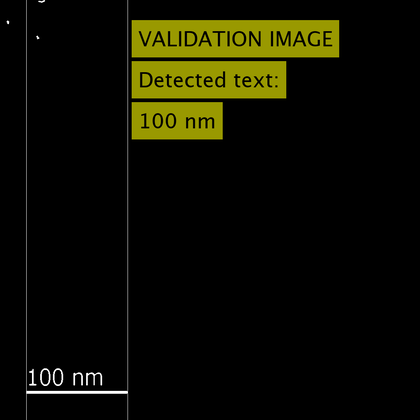
%> input picture validate_scale_bar_detection/c3_343a_2322K_4.6atm_0002.tif, 420 x 420 px, shrunk from 1024 x 1024 before the run; its folder holds only this picture in this run
$ octave --eval "result = load_imgs;"   (GNU Octave 9; MATLAB toolbox functions it lacks are replaced by stand-ins)
%> lines starting %> are read from the running program, lines starting %| are printed output that depends on the picture; in (x1, y1, x2, y2) boxes, pixels count from 0 and x2, y2 are one past the last pixel; in counts of white or black regions, pixels touching at a corner belong together; the program's own positions count from 1

% LOAD_IMGS  Loads images from files.
%
%  IMGS = load_imgs() uses a file explorer to select files, loads the
%  images, and attempts to detect the footer and scale of the image (using
%  the detect_footer_scale subfunction). Information is output in the form
%  of a data struture, with one entry per image.
%
%  IMGS = load_imgs(FD) loads all of the images in the folder specified by
%  the input string, FD. For example, the sample images can be loaded using
%  IMGS = load_imgs('images').
%
%  IMGS = load_imgs(FD,N) loads the images specified by array N. By
%  default, N spans 1 to the number of images in the given folder. For
%  example, the 2nd and 3rd images can be loaded using N = [2,3]. This
%  allows for partial loading of larger data sets for batch processing.
%
%  [~,IMGS,PIXSIZE] = load_imgs(...) loads images and outputs the imported
%  images after the detector footer has been remvoed as a cell array, IMGS,
%  and an array of pixel sizes in nm/pixel, PIXSIZE.
%
%  AUTHOR: Timothy Sipkens, 2019-07-04

function [Imgs, imgs, pixsize] = load_imgs(fd, n)

tools.textheader('Loading images');
%> (this line was passed over: tools is not available in this run)

%-- Parse inputs ---------------------------------------------------------%
% if not image information provided, use a UI to select files
if ~exist('fd','var'); fd = []; end
if isempty(fd); Imgs = get_fileref; end % use UI to get files
%> the answer given: ../validate_scale_bar_detection/c3_343a_2322K_4.6atm_0002.tif

if ~isempty(fd)
    if strcmp(fd(1:4), 'http')  % if web resource
        Imgs(1).folder = '';
        Imgs(1).fname = fd;

    elseif isa(fd, 'char')  % get all images in local folder given in Imgs
        Imgs = get_fileref(fd);
    end
end


% if image number not specified, process all of the images.
if ~exist('n','var'); n = []; end
if isempty(n); n = 1:length(Imgs); end
Imgs = Imgs(n);  % option to select only some of the images before read

% This flag specified whether to attempt to remove
% scale bars overlaid on the image.
f_replace = 1;
%-------------------------------------------------------------------------%


%-- Read in image --------------------------------------------------------%
ln = length(n); % number of images

%disp('Reading files:');
%tools.textbar([0, ln]);
for ii=ln:-1:1 % reverse order to pre-allocate
    Imgs(ii).raw = imread([Imgs(ii).folder, Imgs(ii).fname]);
    Imgs(ii).raw = Imgs(ii).raw(:,:,1);
    %tools.textbar([ln - ii + 1, ln])
end
disp(' ');

% Crop out footer/scale bar and get scale from text.
Imgs = detect_footer_scale(Imgs, f_replace);
% [17 lines not run here, left out]
function Imgs = get_fileref(fd)

if ~exist('fd','var'); fd = []; end

flag = 0; % 0: no image loaded; 1: at least one image loaded
% loop continues until at least image is selected or the program is stopped

Imgs.fname = ''; % initialize image reference structure


%-- Get file information -------------------------------------------------%
while flag == 0
    dir_start = 'images'; % initial directory to look for images

    % Browse or get file information.
    if isempty(fd) % if no folder, user browses for images (tif,jpg)
        [fname, folder] = uigetfile({'*.tif;*.jpg;*.png', 'TEM image (*.tif;*.jpg)'}, ...
            'Select Images', dir_start, 'MultiSelect', 'on');
    else % if folder is given, get all tif files in the folder
        t0 = [ ...  % pattern to match filenames
            dir(fullfile(fd,'*.tif')), ...  % get TIF
            dir(fullfile(fd,'*.jpg'))];  % get JPG
        fname = {t0.name};
        folder = t0(1).folder;
    end

    % Format file information for output
    if iscell(fname) % handle a cell array of files
        flag = 1;
        for ii=length(fname):-1:1
            Imgs(ii).fname = fname{ii};
            Imgs(ii).folder = [folder, filesep];
        end
    elseif Imgs.fname==0 % handle when no image was selected
        error('No image selected.');
    else % handle when only one image is selected
        Imgs.fname = fname;
        Imgs.folder = [folder, filesep];
        flag = 1;
    end
end
%-------------------------------------------------------------------------%


end


%== DETECT_FOOTER_SCALE ==================================================%
%   Crops the footer from the image and determines the scale.
function [Imgs, pixsizes] = detect_footer_scale(Imgs, f_replace)
%> called with f_replace = 1

disp('Looking for footers/scale:');
tools.textbar([0, length(Imgs)]);
%> (this line was passed over: tools is not available in this run)

% Outer loop allows for images with different footers/scale bars.
for jj=1:length(Imgs)

    %disp("   ")
    %disp("Working on image: "+string(jj))
    %disp("Filename: "+string(Imgs(jj).fname));
    %pause(0.05)

    %== OPTION 1 =========================================================%
    % Designed for UBC footer. Should work for any white footer
    % located at the bottom of the image.
    % Runs OCR to find "*/pix" indicators of pixel size.
    % When the program reaches a row of only white pixels, removes
    % everything below it (specific to ubc photos). It will do nothing if
    % there is no footer or the footer is not pure white.

    % Check the integer type to determine appropriate value
    % for white color for the footer background?
    if isa(Imgs(jj).raw, 'uint16')
        white = 2^16 - 1;
    else
        white = 2^8 - 1;
    end

    footer_found = 0; % flag whether footer was found

    f_nm = 1;  % flag indicating nanometers (detected below)

    % Search for row satisying
    f_footrow = sum(Imgs(jj).raw, 2) > ...
    	(0.9 * size(Imgs(jj).raw, 2) * white);
    ii = find(f_footrow, 1);  % first 90% white row

    if ~isempty(ii)  % if found footer satisyfing above
        Imgs(jj).cropped = Imgs(jj).raw(1:ii-1, :);
        footer  = Imgs(jj).raw(ii:end, :);

        footer_found = 1;  % flag that footer was found

        %-- Detecting magnification and/or pixel size ----------------%
        if license('test', 'video_and_image_blockset')  % check if toolbox for OCR is installed
            o1 = ocr(footer);
            Imgs(jj).ocr = o1;

            % Look for pixel size.
            txts = {'nm/pix', 'nmlpix', 'nm/plx', 'nm/101x',...
                'um/pix', 'umlpix','um/plx', 'um/101x',...
                'pm/pix', 'pmlpix','pm/plx', 'pm/101x'};

            for kk = 1:length(txts)
                pixsize_end = strfind(o1.Text, txts(kk)) - 1;
                if ~isempty(pixsize_end)
                    % Mark if unit read is not nm.
                    if or(contains(txts(kk), 'um'), ...
                            contains(txts(kk), 'pm'))
                        f_nm = 0;
                    end
                    break;
                end
            end


            %-- Interpret OCR text and compute pixel size --------------------%
            txts2 = {'Cal:', 'cal:', 'Ca1:', 'ca1:', 'CaI:', 'caI:',...
                 'Cal-', 'cal-', 'Ca1-', 'ca1-', 'CaI-', 'caI-',...
                 'Cal''', 'cal''', 'Ca1''', 'ca1''', 'CaI''', 'caI''',...
                 'Cal"', 'cal"', 'Ca1"', 'ca1"', 'CaI"', 'caI"',...
                 'Cal ', 'cal ', 'Ca1 ', 'ca1 ', 'CaI ', 'caI ',};

            % Check if one can find any of the above strings.
            for kk = 1:length(txts2)
                pixsize_start = strfind(o1.Text, txts2(kk)) + 5;
                if ~isempty(pixsize_start)
                    break;
                end
            end

            % If not found, step back through the string to
            % determine if one can find appropriate range.
            assignin('base','o1',o1)
            assignin('base','pixsize_end',pixsize_end)
            if isempty(pixsize_start)
                pixpick = pixsize_end - 2;  % initialize two before end
                assignin('base','pixpick',pixpick)
                while isempty(pixsize_start)
                    if isnan(str2double(o1.Text(pixpick))) &&...
                            (o1.Text(pixpick - 2) == ' ') ||...
                            (o1.Text(pixpick - 2) == newline)  % search for newline or space
                            pixsize_start = pixpick - 1;
                            break;
                    end
                    pixpick = pixpick - 1;
                end
            end

            % Check is numbers where misrepresented by characters
            % e.g., zero was misread as "O"
            o1_Text = o1.Text(pixsize_start:pixsize_end);
            if isnan(str2double(o1_Text))
                o1_Text = strrep(o1_Text, 'o', '0');
                o1_Text = strrep(o1_Text, 'O', '0');
                o1_Text = strrep(o1_Text, '‘', '');

                I_chk = strfind(o1_Text, 'I');
                if any(I_chk == 2)
                    o1_Text(I_chk(I_chk == 2)) =...
                        strrep(o1_Text(I(I_chk == 2)), 'I', '.');
                end
                o1_Text = strrep(o1_Text, 'I', '1');

                l_chk = strfind(o1_Text, 'l');
                if any(l_chk == 2)
                    o1_Text(l_chk(l_chk == 2)) =...
                        strrep(o1_Text(l(l_chk == 2)), 'l', '.');
                end
                o1_Text = strrep(o1_Text, 'l', '1');

                T_chk = strfind(o1_Text, 'T');
                if any(T_chk == 2)
                    o1_Text(T_chk(T_chk == 2)) =...
                        strrep(o1_Text(T(T_chk == 2)), 'T', '.');
                end
                o1_Text = strrep(o1_Text, 'T', '1');

                spc_chk = strfind(o1_Text, ' ');
                if any(spc_chk == 2)
                    o1_Text(spc_chk(spc_chk == 2)) =...
                        strrep(o1_Text(spc_chk(spc_chk == 2)), ' ', '.');
                end
                o1_Text = strrep(o1_Text, ' ', '');
            end

            % Finally, convert formatted text to a number.
            Imgs(jj).pixsize = str2double(o1_Text);

            % Convert pixsize to nm.
            if f_nm == 0  % if given in micrometers
                Imgs(jj).pixsize = Imgs(jj).pixsize * 1e3;
            end

        else  % if OCR not available
            Imgs(jj).pixsize = NaN;
        end
    end


    %== OPTION 2 =========================================================%
    %   If above method failed, look for black text on image.
    %   OCR is used to try to detect text. If found and f_remove=1,
    %   then then the text and scale bar are replaced with
    %   background noise.
    %   This method is less reliable than above method and
    %   is worth spot checking.
    if footer_found == 0
        % Binarize the image at a level 0.98*max.
        bw1 = im2bw(1 - double(Imgs(jj).raw) ./ ...
            max(max(double(Imgs(jj).raw))), 0.98);

        % If no text, loop for white text instead of black.
        if nnz(bw1) / numel(bw1) < 0.01
            bw1 = ~im2bw(1 - double(Imgs(jj).raw) ./ ...
                max(max(double(Imgs(jj).raw))), 0.005); % RICHARD: REDUCE THIS TO SEE WHITE ON WHITE BETTER. DEFAULT 0.08.

            se = strel('disk', 1);
            bw1 = imclose(bw1, se);
            bw1 = imopen(bw1, se);
        end

        % Remove any small regions below a certain number of pixels.
        bw1_no_scale_bar = bwareaopen(bw1, 30); % THIS USED TO BE 100
        bw1 = bwareaopen(bw1, 30); % THIS USED TO BE 100
        bw1_clone = bwareaopen(bw1, 30);

        % Attempt to chop out the scale bar, temporarily (added by Richard)
        white_in_row = [];
        for i = (1:size(bw1,1))
            white_in_row(i)=(sum(bw1(i,:)));
        end
        max_white = (max(white_in_row));
        for i = (1:size(bw1,1))
            if white_in_row(i)>0.75*max_white
                bw1_no_scale_bar(i-13:i,:)=0;
            end
        end

        % Run OCR to get find text corresponding to scale.
        o1 = ocr(bw1_no_scale_bar);%, 'CharacterSet', '0123456789.unm');
        Imgs(jj).ocr = o1;
        %disp("o1: "+strip(string(o1.Text)))
        %greek = strip(string(ocr(bw1_no_scale_bar,'Language','Greek').Text));
        %disp("greek: "+greek)

        % Filter for only relevant characters.
        f_chars = regexp(o1.Text, '[0123456789.unml]');  % flag if characters relevant
        txt = o1.Text(f_chars);
        txt = strrep(txt, 'l', '1'); % In testing, l misread as 1 was the one worth explicitly calling out
        %disp("txt: "+string(strip(txt)))
        %disp("Detected text: "+string(strip(txt)))
        o1_bboxs = o1.CharacterBoundingBoxes(f_chars, :);

        if strip(txt)==""
            disp("Failed to read any text on the image: "+string(Imgs(jj).fname))
            %imshow(bw1_no_scale_bar)
            %return
        end

        % Set a flag for if u or μ was found; replace it. THIS WAS ADDED BY
        % RICHARD.
        where_um = strfind(txt, 'um') - 1;
        where_nano = strfind(txt, 'nm') - 1;
        if ~isempty(where_nano) % nm found
            f_nm = 1;
            sc_end = where_nano;
        end
        if ~isempty(where_um) % um found
            f_nm = 0;
            sc_end = where_um;
        end
        % Return to original code

        if txt ~= "" % if text found
            footer_found = 1; % mark that text has been found

            Imgs(jj).cropped = Imgs(jj).raw;  % scale bar in image, cannot crop

            sc_start = 1;
            sc_length = str2double(...
                txt(sc_start:sc_end));  % length of scale bar in nm

            rp = regionprops(bw1);
            ar = [rp.BoundingBox];
            ar = reshape(ar', [4, length(ar)/4])';
            ar = ar(:,3) ./ ar(:,4);  % arrive at aspect ratio
            [~, ar_max] = max(ar); len = rp(ar_max).BoundingBox(3);  % pixel length of scale bar
            bar_start_x_coord = round(rp(ar_max).BoundingBox(1));
            Imgs(jj).pixsize = sc_length / len;

            % If given in micrometers, convert.
            if f_nm==0; Imgs(jj).pixsize = Imgs(jj).pixsize * 1e3; end

            % Code that Richard added to save a diagnostic
            % Diagnostic prints what it thinks the scale bar text said &
            % vertical lines where it thinks the scale bar ends were
            bw1_clone(:,bar_start_x_coord)=255;
            bw1_clone(:,bar_start_x_coord+len)=255;
            RGB = insertText(uint8(255*bw1_clone),[bar_start_x_coord+10+len 50],"VALIDATION IMAGE","FontSize",50);
            RGB = insertText(RGB,[bar_start_x_coord+10+len 150],"Detected text:","FontSize",50);
            if f_nm==0
                txt = string(sc_length)+" μm";
            else
                txt = string(sc_length)+" nm";
            end
            RGB = insertText(RGB,[bar_start_x_coord+10+len 250],txt,"FontSize",50);
            imwrite(RGB,("validate_scale_bar_detection/"+string(Imgs(jj).fname)));
            % Back to the normal code


            % Use bounding boxes to replace the scale bar
            % and text with background noise.
            if f_replace

                % Get estimate of background. Used for median and std. dev.
               img_bge = Imgs(jj).raw( ...
                    imclose(imbinarize(Imgs(jj).cropped), strel('disk', 8)));

                % Convert the bounding boxes for the scale bar and
                % the found characters to a mask. Dilate that mask to
                % cover potential border. This prevents replacing dark
                % regions of the aggregate with background.
                bw2 = bbox2mask( ...
                    cat(1, rp(ar_max).BoundingBox, ...
                    o1_bboxs), ...
                    size(Imgs(jj).cropped));
                bw2 = imdilate(bw2, strel('square', 12));
                mask2 = imdilate(bw2, strel('disk', 8)) - bw2;  % get nearby pixels

                % Replace dilated regions with Gaussian noise,
                % about median of estimated background.
                Imgs(jj).cropped(bw2) = uint8(...
                    median(double(Imgs(jj).cropped(logical(mask2)))) + ...
                    std(double(Imgs(jj).cropped(logical(mask2)))) .* ...
                    randn([sum(sum(bw2)), 1]));
                Imgs(jj).cropped = reshape(Imgs(jj).cropped, size(Imgs(jj).raw));
            end

        end

    end


    % If both of the above methods fail.
    if footer_found == 0
        Imgs(jj).cropped = Imgs(jj).raw;
        Imgs(jj).pixsize = NaN;  % return NaN if nothing found
    end

    tools.textbar([jj, length(Imgs)]);
end
%> this loop made 1 pass
%> (white, footer_found, max_white) on pass 1: (255, 0, 417)
%> pass 1, in detect_footer_scale, `bw1 = im2bw(1 - double(Imgs(jj).raw) ./ max(max(double(Imgs(jj).raw)))..`:
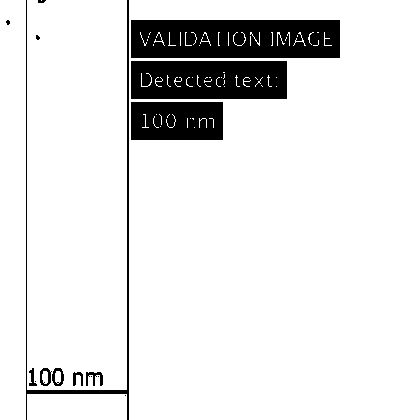
%> bw1: size 420x420 logical; 89.4% white; 16 black regions (6 under 20 px), largest, box (x1, y1, x2, y2) and area: (131, 20, 340, 58) 7507, (131, 61, 287, 99) 5667, (131, 102, 223, 140) 3365
%> pass 1, in detect_footer_scale, `bw1_no_scale_bar = bwareaopen(bw1, 30);`:
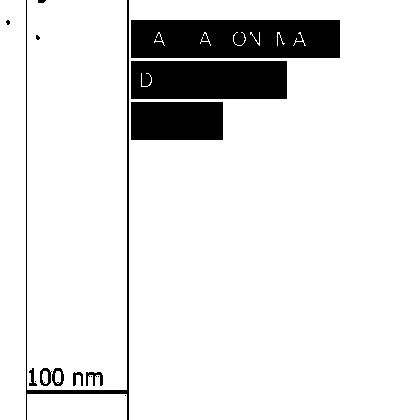
%> bw1_no_scale_bar: size 420x420 logical; 89% white; 16 black regions (6 under 20 px), largest, box (x1, y1, x2, y2) and area: (131, 20, 340, 58) 7743, (131, 61, 287, 99) 5890, (131, 102, 223, 140) 3496

pixsizes = [Imgs.pixsize];

% If the pixel size / footer was not found for a number of images.
if any(isnan(pixsizes))
    warning(['One or more footers or scales not found.', ...
        'In these cases, cropped image is raw image. ', ...
        'Assign pixel size manually or using tools.ui_scale_bar.m.']);
    disp(' ');
end

end


%== BBOX2MASK ============================================================%
%   Convert a series of bounding boxes to an image mask.
function [mask] = bbox2mask(bboxs, img_size)

[grid2, grid1] = meshgrid(1:img_size(2), 1:img_size(1));

% Loop through bounding boxes and OR them.
mask = zeros(img_size);  % initialize mask as zeros
for ii=1:size(bboxs, 1)
    mask = or(mask, ...
        and(and(grid1 > bboxs(ii,2), grid1 < (bboxs(ii,2) + bboxs(ii,4))), ...
        and(grid2 > bboxs(ii,1), grid2 < (bboxs(ii,1) + bboxs(ii,3)))));
end

end
%> (the run ends here)

$ run again, on validate_scale_bar_detection/c3_343a_2322K_4.6atm_0009.tif
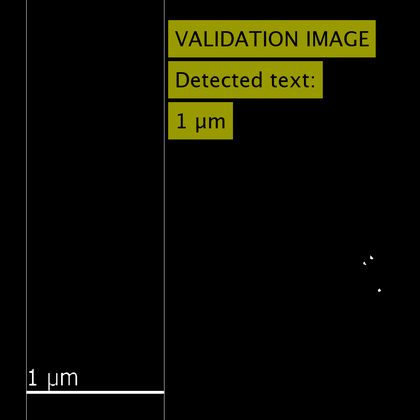
%> input picture validate_scale_bar_detection/c3_343a_2322K_4.6atm_0009.tif, 420 x 420 px, shrunk from 1024 x 1024 before the run
%> the loop in detect_footer_scale, `for jj=1:length(Imgs)` made 1 pass
%> (white, footer_found, max_white) on pass 1: (255, 0, 417)
%> pass 1, in detect_footer_scale, `bw1 = im2bw(1 - double(Imgs(jj).raw) ./ max(max(double(Imgs(jj).raw)))..`:
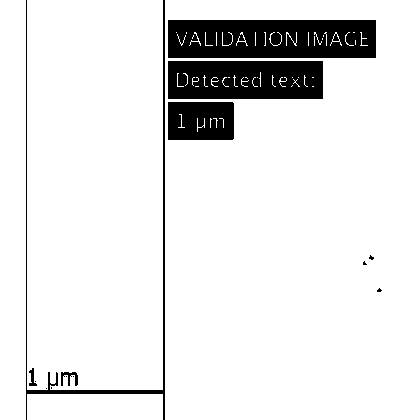
%> bw1: size 420x420 logical; 90% white; 14 black regions (8 under 20 px), largest, box (x1, y1, x2, y2) and area: (168, 20, 376, 58) 7467, (168, 61, 323, 99) 5621, (168, 102, 234, 140) 2416, (26, 0, 165, 420) 1879, (61, 372, 78, 386) 123, (29, 368, 37, 386) 70
%> pass 1, in detect_footer_scale, `bw1_no_scale_bar = bwareaopen(bw1, 30);`:
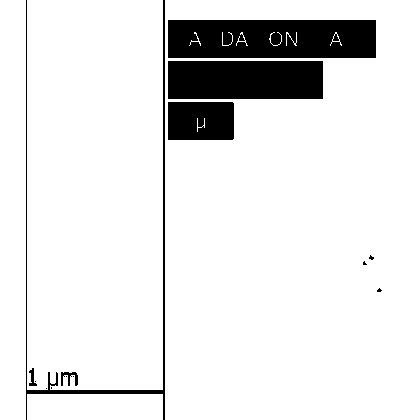
%> bw1_no_scale_bar: size 420x420 logical; 89.7% white; 14 black regions (8 under 20 px), largest, box (x1, y1, x2, y2) and area: (168, 20, 376, 58) 7681, (168, 61, 323, 99) 5890, (168, 102, 234, 140) 2476, (26, 0, 165, 420) 1879, (61, 372, 78, 386) 123, (29, 368, 37, 386) 70
